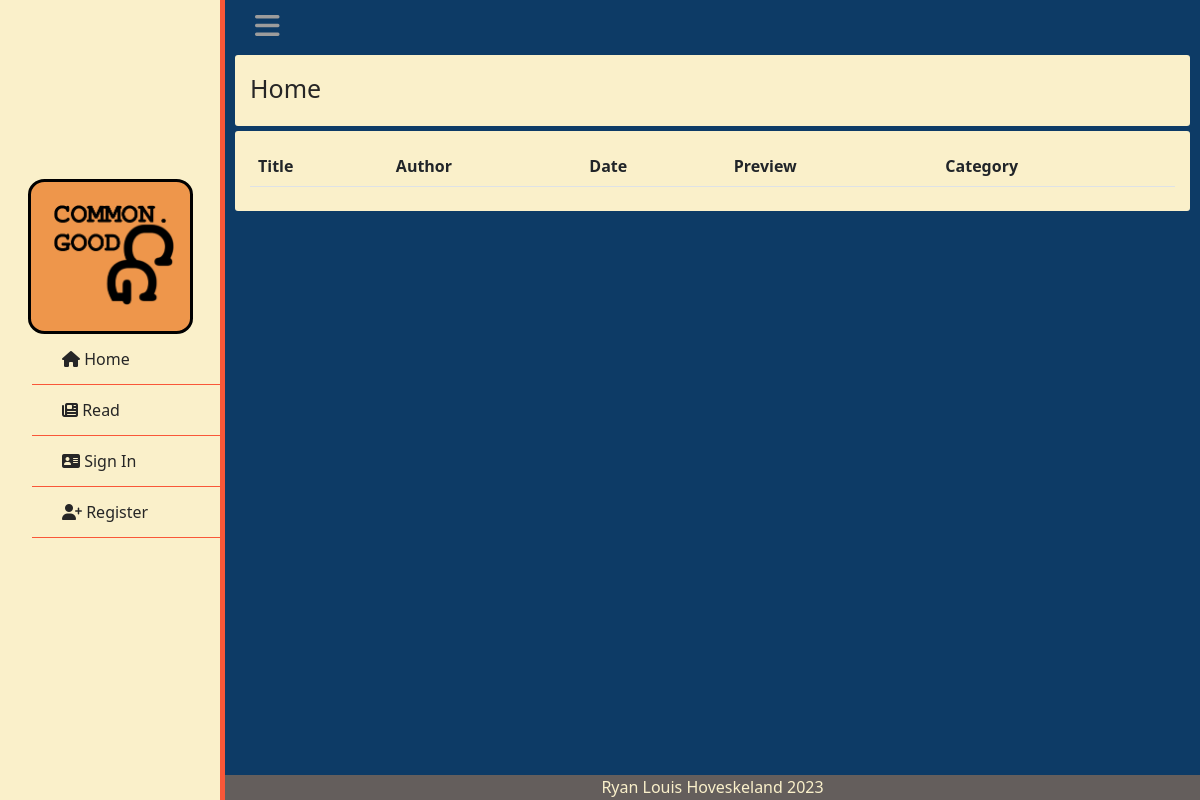
Before: / with the older database file.
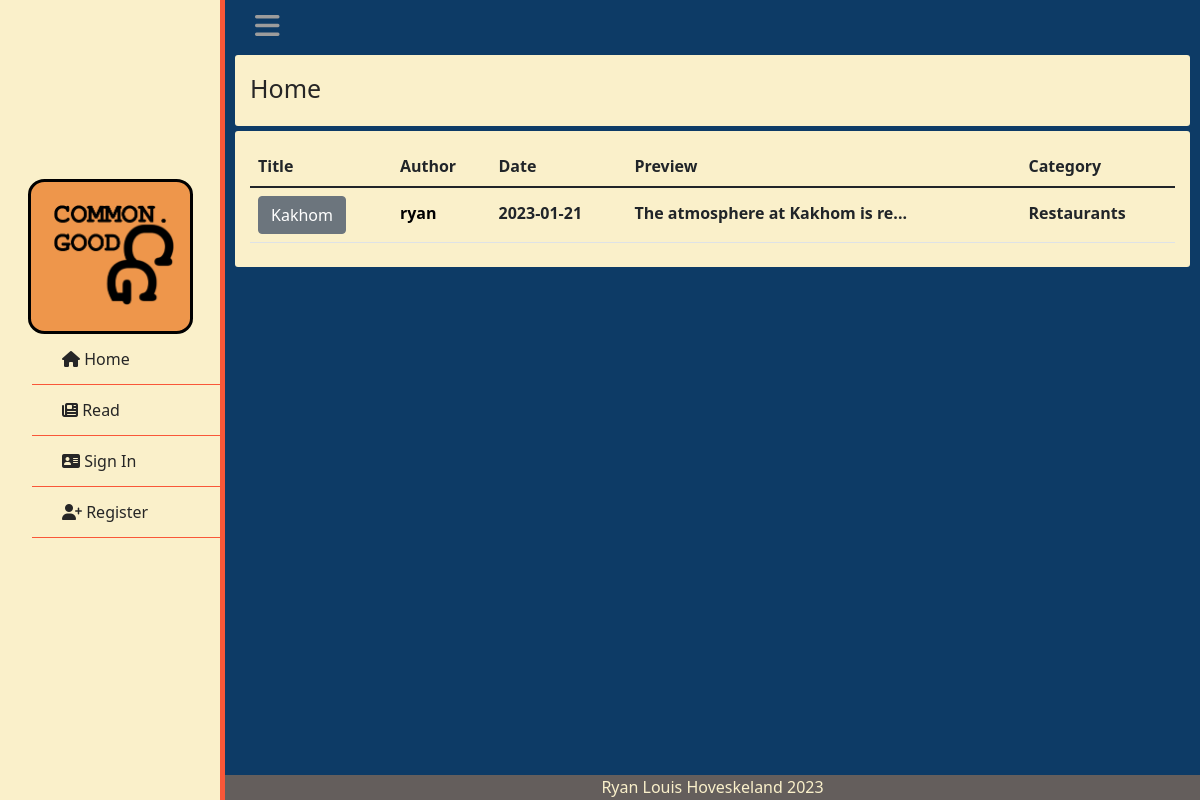
After: the same page with the newer database file.
### tables this page shows
CREATE TABLE categories (post_id INTEGER NOT NULL REFERENCES posts(post_id), category TEXT NOT NULL);

CREATE TABLE posts (user_id INTEGER REFERENCES user(id), post_id INTEGER PRIMARY KEY AUTOINCREMENT, title TEXT NOT NULL, body TEXT NOT NULL, time TIMESTAMP NOT NULL);

CREATE TABLE users (id INTEGER PRIMARY KEY AUTOINCREMENT, username TEXT NOT NULL, hash TEXT NOT NULL, ismod TEXT NOT NULL);

### app.py (the view)
@app.route("/", methods=["GET","POST"])
def index():
    if session.get("username") != None:
        data = select("data.db","SELECT username, title, time, body, post_id, id, category FROM users JOIN ( SELECT * FROM categories JOIN (SELECT DISTINCT title, user_id, body, time, post_id AS pid FROM posts JOIN connections ON user_id = friend_id AND friender_id = ? OR user_id = ?) ON post_id = pid) ON id = user_id ORDER BY time DESC;", (session.get("user_id"), session.get("user_id")))
    else:
        data = select("data.db", "SELECT username, title, time, body, post_id, id, category FROM users JOIN (SELECT * FROM posts JOIN categories ON posts.post_id = categories.post_id) ON user_id = id ORDER BY time DESC;")
    for row in data:
        row["time"] = row["time"].split(' ')
    return render_template("index.html", posts=data)

### helpers.py (called while the page is built)
def select(database, query:str, query_variable=None):
    connection = sqlite3.connect(database)
    cur = connection.cursor()
    if not isinstance(query_variable, tuple) and query_variable != None:
        query_variable = tuple([query_variable])
    if query_variable == None:
        cur.execute(query)
    elif len(query_variable) > 1:
        cur.execute(query, query_variable)
    else:
        cur.execute(query, query_variable)
    names = list(map(lambda x: x[0], cur.description))
    db = cur.fetchall()
    dictlist = []
    for row in range(len(db)):
        currow = db[row]
        currowdict = {}
        for col in range(len(currow)):
            currowdict[names[col]] = currow[col]
        dictlist.append(currowdict)
    return dictlist

### templates/index.html (shortened to what this page needs)
{% extends "layout.html" %}
{% block main %}
    <div class="box">
        <p class="formtitle">Home</p>
    </div>
    <div class="box">
        <table class="table">
            <thead>
                <tr>
                    <th scope="col">Title</th>
                    <th scope="col">Author</th>
                    <th scope="col">Date</th>
                    <th scope="col">Preview</th>
                    <th scope="col">Category</th>
                </tr>
            </thead>
            <tbody>
            {% for row in posts: %}
            <tr class="postrow">
                <th scope="row"><form action="/review" method="post"><button class="btn btn-secondary" type="submit" name="id" value="{{ row['post_id'] }}">{{ row["title"] }}</button></form></th>
                <th><form action="/usrprofile" method="post"><button type="submit" name="id" value="{{ row['id'] }}" class="proflink">{{ row["username"] }}</button></form></th>
                <th>{{ row["time"][0] }}</th>
                <th>{{ row["body"][:30] }}...</th>
                <th>{{ row["category"] }}</th>
            </tr>
            {% endfor %}
            </tbody>
        </table>
    </div>
{% endblock %}

### templates/layout.html (shortened to what this page needs)
<!DOCTYPE html>
<html lang="en">
    <head>
        <link href="https://cdn.jsdelivr.net/npm/bootstrap@5.1.3/dist/css/bootstrap.min.css" rel="stylesheet">
        <link href="/static/styles.css" rel="stylesheet">
        <link rel="stylesheet" href="https://use.fontawesome.com/releases/v6.2.1/css/all.css">
    </head>
    <body>
        <div class="wrapper">
            <div class="sidebar">
                <div class="sitename">
                    <p><a href="/"><img id="logo" src="/static/images/ProjectLogo.png" alt="Home"></a></p>
                </div>
                <ul>
                    <li>
                        <a href="/" class="active">
                            <span class="icon"><i class="fa-solid fa-house"></i></span>
                            <span class="item">Home</span>
                        </a>
                    </li>
                    <li>
                        <a href="/read" class="active">
                            <span class="icon"><i class="fa-solid fa-newspaper"></i></span>
                            <span class="item">Read</span>
                        </a>
                    </li>
                    {% if session.get("username") == None %}
                    <li>
                        <a href="/login" class="active">
                            <span class="icon"><i class="fa-solid fa-address-card"></i></span>
                            <span class="item">Sign In</span>
                        </a>
                    </li>
                    <li>
                        <a href="/register" class="active">
                            <span class="icon"><i class="fa-solid fa-user-plus"></i></span>
                            <span class="item">Register</span>
                        </a>
                    </li>
                    {% endif %}
                    <li>
                        <br>
                        <br>
                        <br>
                    </li>
                </ul>
            </div>
            <div class="nav">
                <div class="top_navbar">
                    <div class="hamburger">
                        <a href="#">
                            <i class="fa-solid fa-bars"></i>
                        </a>
                    </div>
                </div>
            </div>
            <div class="mainwrapper">
                {% block main %}
                {% endblock %}
            </div>
        </div>
        <div id="footer">
            <a id="footerlink" href="https://www.github.com/roxensox">Ryan Louis Hoveskeland 2023</a>
        </div>
    </body>
</html>

### static/styles.css (style rules this page uses)
* { list-style: none; text-decoration: none; margin: 0; padding: 0; box-sizing: border-box; font-family: system-ui, -apple-system, BlinkMacSystemFont, 'Segoe UI', Roboto, Oxygen, Ubuntu, Cantarell, 'Open Sans', 'Helvetica Neue', sans-serif; transition: all 0.5s ease; }
.box { background-color: #FAF0CA; padding: 15px 15px 8px 15px; margin-left: 10px; margin-right: 10px; margin-top:5px; margin-bottom: 5px; border-radius: 3px; }
.formtitle { margin-bottom: 10px; font-size: 25px; color: #262626; }
.postrow { vertical-align: baseline; }
.proflink { background-color: #FAF0CA; border: none; font-weight: bold; }
.active { text-decoration: none; color: #262626; transition: none; }
body { background: #0D3B66; }
#footer { text-align:center; margin-bottom: 0; background-color: #ee974b62; position: absolute; bottom: 0px; height: 25px; width: calc(100% - 225px); margin-left: 225px; }
#footerlink { text-decoration: none; color: #FAF0CA; }
#logo { display: block; width: 120px; height: 100px; margin: 10%; }
.mainwrapper { margin-top: 0px; margin-left: 225px; width: calc(100% - 225px); color: #292929; }
.sitename { top: 0; padding: 10px; height: fit-content; background-color: #EE964B; border-radius: 10%; border: 3px solid black; text-align: center; color: white; width: 75%; margin-left: 12.5%; margin-top: 5px; vertical-align: middle; }
.wrapper .sidebar ul li a { display: block; padding: 13px 30px; border-bottom: 1px solid #F95738; position: relative; font-size: 16px; }
.wrapper .sidebar ul li a .icon { display: inline-block; }
.wrapper .sidebar { background: #FAF0CA; position: fixed; width: 225px; height: 100%; left: 0px; border-right: solid #F95738 5px; align-content: center; }
.wrapper .nav { width: calc(100% - 225px); margin-left: 225px; }
.wrapper .nav .top_navbar { height: 50px; display: flex; align-items: center; padding: 0 30px; }
.wrapper .nav .top_navbar .hamburger a { font-size: 28px; color: #9c9c9c; }

Changed rows visible on the page:
added categories: {{ row['post_id'] }} 12 (drawn), title "Kakhom", {{ row['id'] }} 29 (drawn), username "ryan", row "2023-01-21", body "The atmosphere at Kakhom is re", category "Restaurants"
